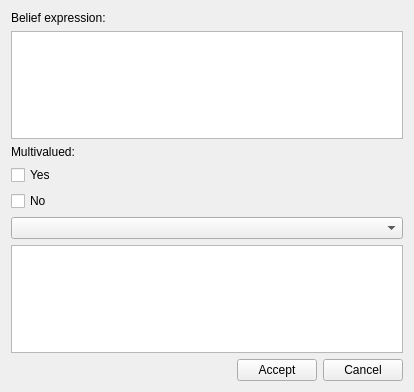
<?xml version="1.0" encoding="UTF-8"?>
<ui version="4.0">
 <class>BehaviorExecutionViewerDialog</class>
 <widget class="QWidget" name="BehaviorExecutionViewerDialog">
  <property name="geometry">
   <rect>
    <x>0</x>
    <y>0</y>
    <width>414</width>
    <height>392</height>
   </rect>
  </property>
  <property name="windowTitle">
   <string/>
  </property>
  <layout class="QGridLayout" name="gridLayout_2">
   <item row="3" column="2" alignment="Qt::AlignRight">
    <widget class="QPushButton" name="button_cancel">
     <property name="text">
      <string>Cancel</string>
     </property>
    </widget>
   </item>
   <item row="3" column="1" alignment="Qt::AlignRight">
    <widget class="QPushButton" name="button_accept">
     <property name="text">
      <string>Accept</string>
     </property>
    </widget>
   </item>
   <item row="3" column="0">
    <spacer name="horizontalSpacer">
     <property name="orientation">
      <enum>Qt::Horizontal</enum>
     </property>
     <property name="sizeHint" stdset="0">
      <size>
       <width>40</width>
       <height>20</height>
      </size>
     </property>
    </spacer>
   </item>
   <item row="1" column="0" colspan="3">
    <layout class="QGridLayout" name="my_layout">
     <item row="1" column="1" alignment="Qt::AlignTop">
      <widget class="QTextEdit" name="belief_content">
       <property name="sizePolicy">
        <sizepolicy hsizetype="MinimumExpanding" vsizetype="Expanding">
         <horstretch>0</horstretch>
         <verstretch>0</verstretch>
        </sizepolicy>
       </property>
       <property name="minimumSize">
        <size>
         <width>0</width>
         <height>100</height>
        </size>
       </property>
      </widget>
     </item>
     <item row="5" column="1">
      <widget class="QComboBox" name="behavior_combobox">
       <property name="sizePolicy">
        <sizepolicy hsizetype="Preferred" vsizetype="Fixed">
         <horstretch>0</horstretch>
         <verstretch>0</verstretch>
        </sizepolicy>
       </property>
      </widget>
     </item>
     <item row="6" column="1" alignment="Qt::AlignTop">
      <widget class="QTextEdit" name="active_behavior_content">
       <property name="sizePolicy">
        <sizepolicy hsizetype="MinimumExpanding" vsizetype="Expanding">
         <horstretch>0</horstretch>
         <verstretch>0</verstretch>
        </sizepolicy>
       </property>
       <property name="minimumSize">
        <size>
         <width>0</width>
         <height>100</height>
        </size>
       </property>
      </widget>
     </item>
     <item row="2" column="1">
      <widget class="QLabel" name="multivalued_label">
       <property name="text">
        <string>Multivalued:</string>
       </property>
      </widget>
     </item>
     <item row="0" column="1">
      <widget class="QLabel" name="belief_label">
       <property name="text">
        <string>Belief expression: </string>
       </property>
      </widget>
     </item>
     <item row="3" column="1">
      <widget class="QCheckBox" name="true_checkbox">
       <property name="text">
        <string>Yes</string>
       </property>
       <property name="autoExclusive">
        <bool>true</bool>
       </property>
      </widget>
     </item>
     <item row="4" column="1">
      <widget class="QCheckBox" name="false_checkbox">
       <property name="text">
        <string>No</string>
       </property>
       <property name="autoExclusive">
        <bool>true</bool>
       </property>
      </widget>
     </item>
    </layout>
   </item>
  </layout>
 </widget>
 <resources/>
 <connections/>
</ui>
